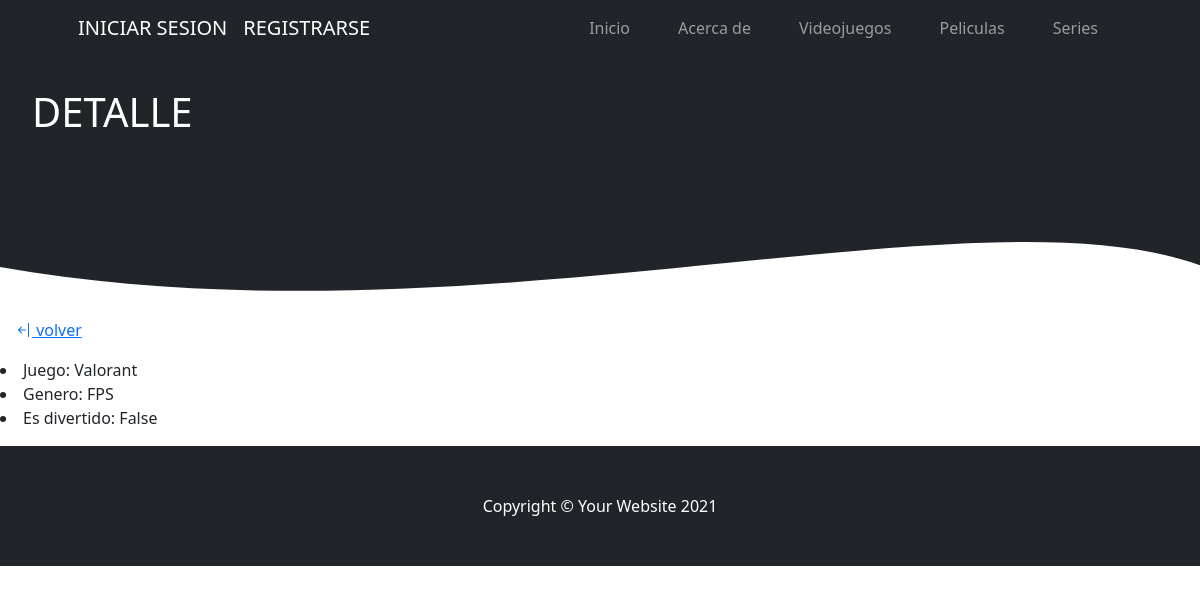
The page /entretenimiento/videojuegos/13 on the database its author committed.
### entretenimiento/models.py (models this page shows, shortened)
class VideoJuegos(models.Model):
    nombre = models.CharField(max_length=40)
    genero = models.CharField(max_length=20)
    divertido = models.BooleanField()

### entretenimiento/views.py (the view)
# urls.py: path('videojuegos/<int:pk>', views.DetalleVideojuego.as_view() , name='detalle_videojuego'),
class DetalleVideojuego(DetailView):
    model = VideoJuegos
    template_name = 'entretenimiento/detalle_videojuego.html'

### entretenimiento/templates/entretenimiento/detalle_videojuego.html
{% extends 'index/index.html' %}
{% block header_block %}
    <div style='display: felx; background-color: #212529;'>
        <h1 style='justify-content: center; color: #fff; padding: 2rem; margin: 0;'>DETALLE</h1>
    </div>
    <div style="height: 150px; overflow: hidden;" ><svg viewBox="0 0 500 150" preserveAspectRatio="none" style="height: 100%; width: 100%;"><path d="M-95.65,35.05 C144.74,263.98 442.15,-48.83 526.80,134.72 L500.00,0.00 L0.00,0.00 Z" style="stroke: none; fill: #212529;"></path></svg></div>
{% endblock header_block %}
{% block body_block %}
    <p>
        <a href={% url 'lista_videojuegos' %} style='padding: 1rem;'><i class="bi bi-arrow-bar-left"></i> volver</a>
    </p>
    <p>
        <li>Juego: {{object.nombre}}</li>
        <li>Genero: {{object.genero}}</li>
        <li>Es divertido: {{object.divertido}}</li>
    </p>
{% endblock body_block %}

### rows shown on the page
VideoJuegos: nombre "Valorant", genero "FPS", divertido "False"
